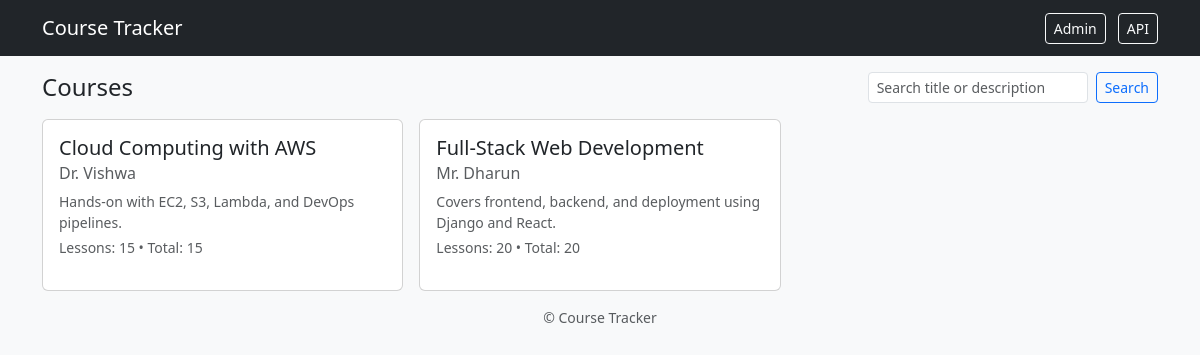
The page / on the database its author committed.
### tracker/models.py (models this page shows, shortened)
class Course(models.Model):
    title = models.CharField(max_length=255)
    description = models.TextField(blank=True)
    instructor = models.ForeignKey(Instructor, on_delete=models.CASCADE, related_name='courses')
    lessons_count = models.PositiveIntegerField(default=0)
    published_date = models.DateField(null=True, blank=True)
    created_at = models.DateTimeField(auto_now_add=True)

class Instructor(models.Model):
    name = models.CharField(max_length=150)
    email = models.EmailField(unique=True)
    bio = models.TextField(blank=True)
    created_at = models.DateTimeField(auto_now_add=True)

### tracker/views.py (the view)
# urls.py: 2. Add a URL to urlpatterns:  path('', views.home, name='home')
def home(request):
    q = request.GET.get('q', '').strip()
    if q:
        courses = Course.objects.filter(Q(title__icontains=q) | Q(description__icontains=q)).order_by('-created_at')
    else:
        courses = Course.objects.all().order_by('-created_at')
    return render(request, "tracker/home.html", {"courses": courses, "q": q})

### tracker/templates/tracker/home.html (shortened to what this page needs)
{% extends "tracker/base.html" %}
{% block content %}
  <div class="d-flex justify-content-between align-items-center mb-3">
    <h1 class="h4 mb-0">Courses</h1>
    <form method="get" class="d-flex" style="gap:.5rem">
      <input name="q" value="{{ q }}" class="form-control form-control-sm" placeholder="Search title or description" />
      <button class="btn btn-outline-primary btn-sm" type="submit">Search</button>
    </form>
  </div>
  {% if courses %}
    <div class="row g-3">
      {% for c in courses %}
        <div class="col-12 col-md-6 col-lg-4">
          <div class="card h-100">
            <div class="card-body">
              <h5 class="card-title">{{ c.title }}</h5>
              <h6 class="card-subtitle mb-2 text-muted">{{ c.instructor.name }}</h6>
              <p class="small text-muted mb-1">{{ c.description|truncatechars:100 }}</p>
              <p class="small text-muted">Lessons: {{ c.lessons_count }} • Total: {{ c.lessons_count }}</p>
            </div>
          </div>
        </div>
      {% endfor %}
    </div>
  {% else %}
    <div class="alert alert-info">No courses yet.</div>
  {% endif %}
{% endblock %}

### tracker/templates/tracker/base.html (shortened to what this page needs)
<!doctype html>
<html lang="en">
<head>
  <link href="https://cdn.jsdelivr.net/npm/bootstrap@5.3.0/dist/css/bootstrap.min.css" rel="stylesheet">
</head>
<body class="bg-light">
  <nav class="navbar navbar-dark bg-dark mb-3">
    <div class="container">
      <a class="navbar-brand" href="/">Course Tracker</a>
      <div>
        <a class="btn btn-outline-light btn-sm" href="/admin/">Admin</a>
        <a class="btn btn-outline-light btn-sm ms-2" href="/api/courses/">API</a>
      </div>
    </div>
  </nav>
  <main class="container">
    {% block content %}{% endblock %}
  </main>
  <footer class="text-center py-3 text-muted small">
    © {{ now|date:"Y" }} Course Tracker
  </footer>
</body>
</html>

### rows shown on the page
Course: title "Cloud Computing with AWS", instructor.name "Dr. Vishwa", description "Hands-on with EC2, S3, Lambda, and DevOps pipelines.", lessons_count "15"
Course: title "Full-Stack Web Development", instructor.name "Mr. Dharun", description "Covers frontend, backend, and deployment using Django and React.", lessons_count "20"
